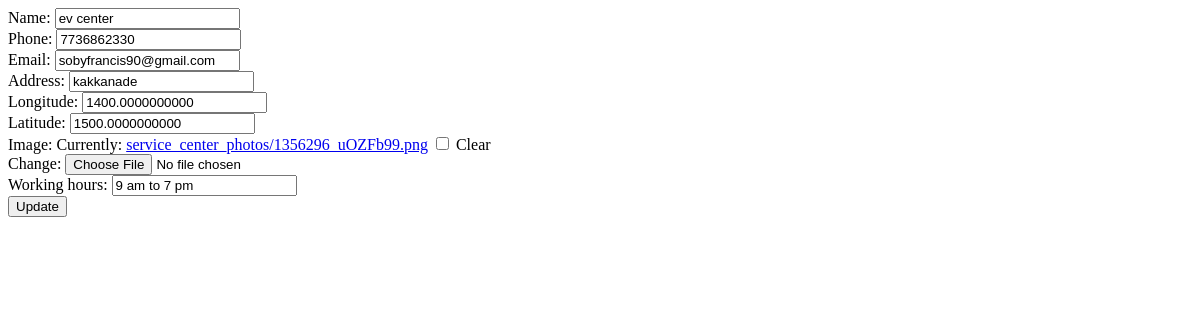
Before: /Serviceupdate/1/ with the older database file.
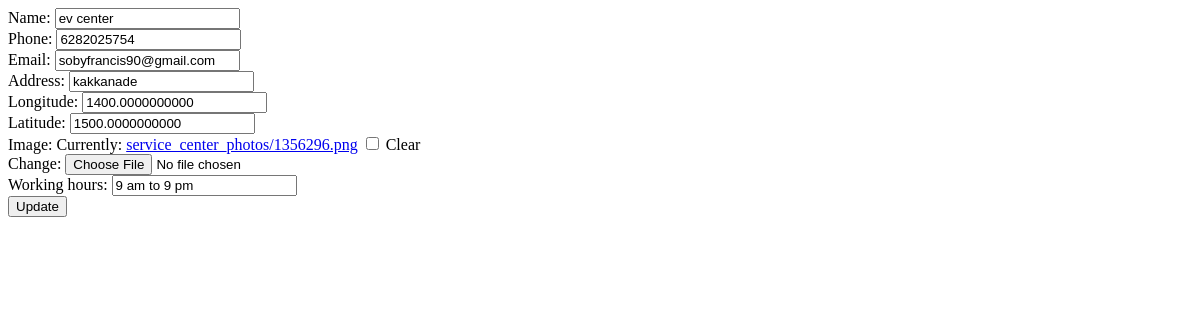
After: the same page with the newer database file.
### service_app/models.py (models this page shows)
class Service_Centre(models.Model):
    name = models.CharField(max_length=100)
    phone= models.CharField(max_length=20)
    email = models.EmailField(max_length=100)
    address = models.CharField(max_length=100)
    longitude = models.DecimalField(decimal_places=10,max_digits=20,null=True,blank=True)
    latitude = models.DecimalField(decimal_places=10,max_digits=20,null=True,blank=True)
    image = models.ImageField(upload_to='service_center_photos/', null=True, blank=True)
    working_hours = models.CharField(max_length=55,default="")
    utype = models.CharField(max_length=20,default='service_centre')
    status = models.CharField(max_length=20,default='pending')

### service_app/views.py (the view)
# urls.py: path('Serviceupdate/<int:pk>/',ServicecenterUpdate.as_view(),name='serviceupdate'),
class ServicecenterUpdate(UpdateView):
    model = Service_Centre
    form_class = ServiceCenterForm
    template_name = 'serviceupdate.html'
    success_url = reverse_lazy("servicelist")

### service_app/forms.py
class ServiceCenterForm(forms.ModelForm):
    class Meta:
        model = Service_Centre
        exclude =('utype','status')

### service_app/templates/serviceupdate.html (shortened to what this page needs)
<!DOCTYPE html>
<html lang="en">
<head>
</head>
<body>
    <form action="" method="post" enctype="multipart/form-data">
        {{form}}
        <button type="submit">Update</button>
    </form>
</body>
</html>

Changed rows visible on the page:
changed Service_Centre "ev center": phone "7736862330" → "6282025754"; working_hours "9 am to 7 pm" → "9 am to 9 pm"
Other visible differences:
text no longer shown: "Name: Phone: Email: Address: Longitude: Latitude: Image: Currently: service_center_photos/1356296_uOZFb99.png Clear Change: Working hours:"
text now shown: "Name: Phone: Email: Address: Longitude: Latitude: Image: Currently: service_center_photos/1356296.png Clear Change: Working hours:"
